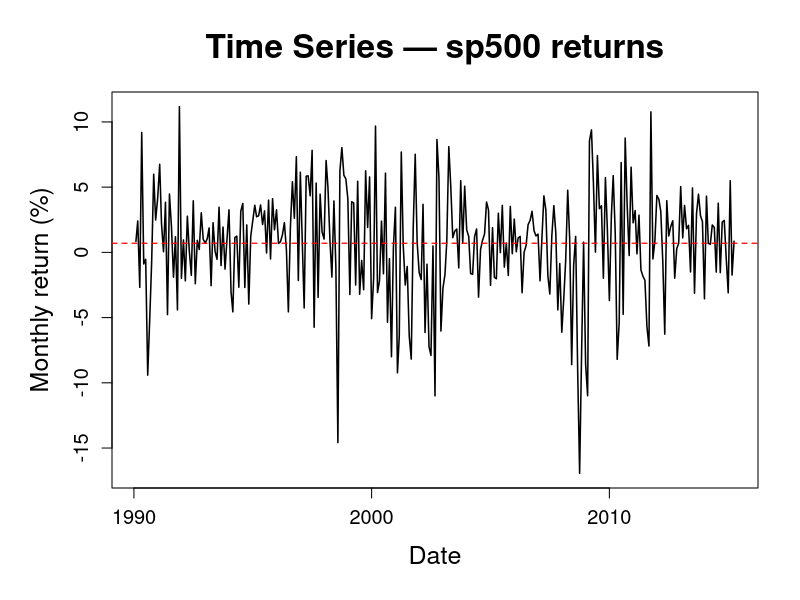
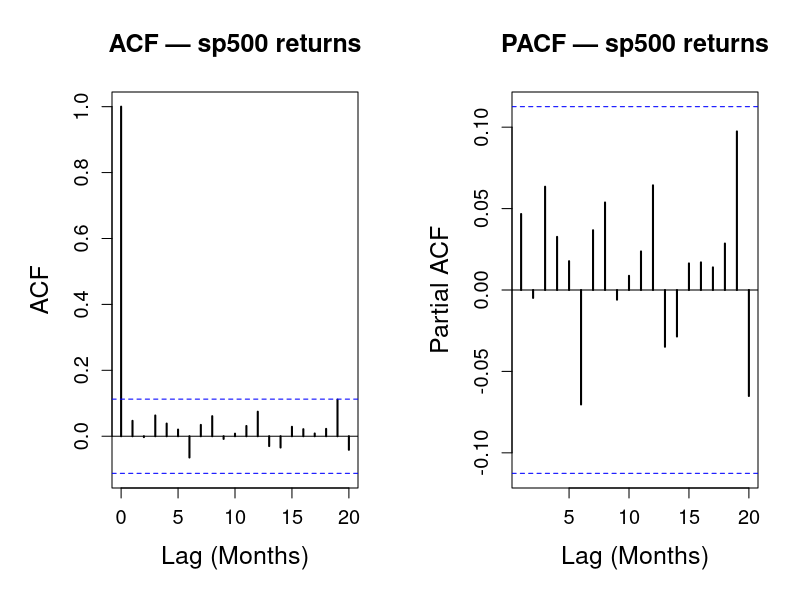

Generate these figures, in order, with R: (Note: this script raises an error after producing the figures.)
### -------------------
### Run ALL other scripts before running this script
### -------------------

# ── Common style settings ──────────────────────────────────────────────────────
main_cex <- 2.0
lab_cex  <- 1.5
axis_cex <- 1.2

# ── Variogram function ─────────────────────────────────────────────────────────
variogram <- function(y, lagmax = 12, iprint = FALSE) {
  G <- rep(1, lagmax)
  n <- length(y)
  if (lagmax > n) lagmax <- n - 2
  
  y1 <- y[-1]
  y2 <- y[-n]
  d1 <- y1 - y2
  denom <- var(d1)
  
  for (k in 2:lagmax) {
    y1 <- y[(k + 1):n]
    y2 <- y[1:(n - k)]
    dk <- y1 - y2
    G[k] <- var(dk) / denom
  }
  
  ac <- c(acf(y, plot = FALSE, lag.max = lagmax)$acf)
  H <- (1 - ac[-1]) / (1 - ac[2])
  
  if (iprint) print(cbind(G, H))
  list(G = G, H = H)
}

# ── Load and prepare data ──────────────────────────────────────────────────────
data <- read.csv("data/processed/cleanedData.csv")
data$observation_date <- as.Date(paste0(data$observation_date, "-01"))

train_end <- c(2015, 4)

data_ts <- ts(data$sp500_ret, start = c(1990, 2), frequency = 12)
train <- window(data_ts, start = c(1990, 2), end = train_end)
train_data <- data[1:length(train), ]

sp500_x <- na.omit(train_data$sp500_ret)
sp500_dates <- train_data$observation_date[!is.na(train_data$sp500_ret)]


# ── Time series plot ───────────────────────────────────────────────────────────
if (!dir.exists("figs/ts")) {
  dir.create("figs/ts")
}

png("figs/ts/sp500_tsplot.png", width = 2000, height = 1300, res = 220)


par(
  mar = c(5.5, 5.5, 4.5, 2) + 0.1,
  cex.main = main_cex,
  cex.lab = lab_cex,
  cex.axis = axis_cex
)

plot(
  sp500_dates, sp500_x,
  type = "l",
  lwd = 1.5,
  xlab = "Date",
  ylab = "Monthly return (%)",
  main = "Time Series — sp500 returns"
)

abline(h = mean(sp500_x), col = "red", lty = 2, lwd = 1.2)

dev.off()

# ── ACF / PACF plot ────────────────────────────────────────────────────────────

if (!dir.exists("figs/acf_pacf")) {
  dir.create("figs/acf_pacf")
}

png("figs/acf_pacf/sp500_ret_acfpacf.png", width = 2400, height = 1200, res = 220)
par(
  mfrow = c(1, 2),
  mar = c(5.5, 5.5, 4.5, 2) + 0.1,
  cex.main = 1.5,
  cex.lab = lab_cex,
  cex.axis = axis_cex
)

acf(
  as.numeric(sp500_x),
  lag.max = 20,
  lwd = 2,
  xlab = "Lag (Months)",
  ylab = "ACF",
  main = "ACF — sp500 returns"
)

pacf(
  as.numeric(sp500_x),
  lag.max = 20,
  lwd = 2,
  xlab = "Lag (Months)",
  ylab = "Partial ACF",
  main = "PACF — sp500 returns"
)

dev.off()

png("figs/acf_pacf/BAA_acfpacf.png", width = 2400, height = 1200, res = 220)
par(
  mfrow = c(1, 2),
  mar = c(5.5, 5.5, 4.5, 2) + 0.1,
  cex.main = 1.5,
  cex.lab = lab_cex,
  cex.axis = axis_cex
)

acf(as.numeric(BAA_train), 
    lag.max = 20,
    lwd = 2,
    xlab = "Lag (Months)",
    ylab = "ACF",
    main = "ACF of differenced Baa spread")
pacf(as.numeric(BAA_train), 
     lag.max = 20,
     lwd = 2,
     xlab = "Lag (Months)",
     ylab = " Partial ACF",
     main = "PACF of differenced Baa spread")
dev.off()

png("figs/acf_pacf/VIX_acfpacf.png", width = 2400, height = 1200, res = 220)
par(
  mfrow = c(1, 2),
  mar = c(5.5, 5.5, 4.5, 2) + 0.1,
  cex.main = 1.5,
  cex.lab = lab_cex,
  cex.axis = axis_cex
)

acf(as.numeric(vix_train), 
    main = "ACF of differenced VIX",
    lag.max = 20,
    lwd = 2,
    xlab = "Lag (Months)",
    ylab = "ACF")
pacf(as.numeric(vix_train), 
     main = "PACF of differenced VIX",
     lag.max = 20,
     lwd = 2,
     xlab = "Lag (Months)",
     ylab = "Partial ACF")
dev.off()


# ── Variogram plot of S&P500 returns───────────────────────────────────────────
if (!dir.exists("figs/vario")) {
  dir.create("figs/vario")
}

vg <- variogram(sp500_x, lagmax = 12)
lags <- 1:12

png("figs/vario/sp500_ret_vario.png", width = 2200, height = 1300, res = 220)

par(
  mar = c(5.5, 5.5, 4.5, 2) + 0.1,
  cex.main = main_cex,
  cex.lab = lab_cex,
  cex.axis = axis_cex
)

matplot(
  lags, cbind(vg$G, vg$H),
  type = "b",
  pch = c(16, 17),
  col = c("steelblue", "darkorange"),
  lwd = 2.5,
  xlab = "Lag (months)",
  ylab = "Variogram",
  main = "Variogram — sp500 returns"
)

abline(h = 1, col = "black", lty = 2, lwd = 1.2)

legend(
  "bottomright",
  legend = c("G", "H"),
  col = c("steelblue", "darkorange"),
  pch = c(16, 17),
  lwd = 2,
  bty = "n",
  cex = 1.3
)

dev.off()

# ── ccf plots ─────────────────────────────────────────────────────────────
if (!dir.exists("figs/ccf")) {
  dir.create("figs/ccf")
}
par(
  mar = c(5.5, 5.5, 4.5, 2) + 0.1,
  cex.main = main_cex+0.5,
  cex.lab = lab_cex+0.5,
  cex.axis = axis_cex+0.5
)

png("figs/ccf/Copper_ccf.png", width = 1497, height = 1044, res = 220)
ccf(copper_ldiff[1:ntrain], as.numeric(train), 
    main = "CCF of log differenced Copper & SP500 returns",  ylab = "CCF", xlab="Lag (Months)", 
    lag.max = 10, lwd = 2)
dev.off()

png("figs/ccf/INDPRO_ccf.png", width = 1497, height = 1044, res = 220)
ccf(indpro_diff[1:ntrain], as.numeric(train), 
    main = "CCF of differenced INDPRO & SP500 returns",  ylab = "CCF", xlab="Lag (Months)", 
    lag.max = 10, lwd = 2)
dev.off()

png("figs/ccf/CPI_ccf.png", width = 1497, height = 1044, res = 220)
ccf(data$CPI[1:ntrain], as.numeric(train), 
    main = "CCF of CPI % change & SP500 returns",  ylab = "CCF", xlab="Lag (Months)", 
    lag.max = 10, lwd =2)
dev.off()

png("figs/ccf/Silver_ccf.png", width = 1497, height = 1044, res = 220)
ccf(silver_ldiff[1:ntrain], as.numeric(train),
    main = "CCF of log differenced Silver & SP500 returns",  ylab = "CCF", xlab="Lag (Months)", 
    lag.max = 10,lwd=2)
dev.off()

png("figs/ccf/Gold_ccf.png", width = 1497, height = 1044, res = 220)
ccf(as.numeric(gold_ldiff[1:ntrain]), as.numeric(train), 
    main = "CCF of log differenced Gold & SP500 returns",  ylab = "CCF", xlab="Lag (Months)", 
    lag.max = 10,lwd=2)
dev.off()

png("figs/ccf/BAA_ccf.png", width = 1497, height = 1044, res = 220)
ccf(as.numeric(BAA_train),as.numeric(train), 
    main = "CCF of differenced Baa spread & SP500 returns", ylab = "CCF", xlab="Lag (Months)", 
    lag.max = 10, lwd=2)
dev.off()

png("figs/ccf/VIX_ccf.png", width = 1497, height = 1044, res = 220)
ccf(as.numeric(vix_train),as.numeric(train), 
    main = "CCF of differenced VIX & SP500 returns", ylab = "CCF", xlab="Lag (Months)", 
    lag.max = 10,lwd=2) 
dev.off()

# ───────────────────────────────────────────────────────────────
cat("Done. New figures saved in figs/\n")
